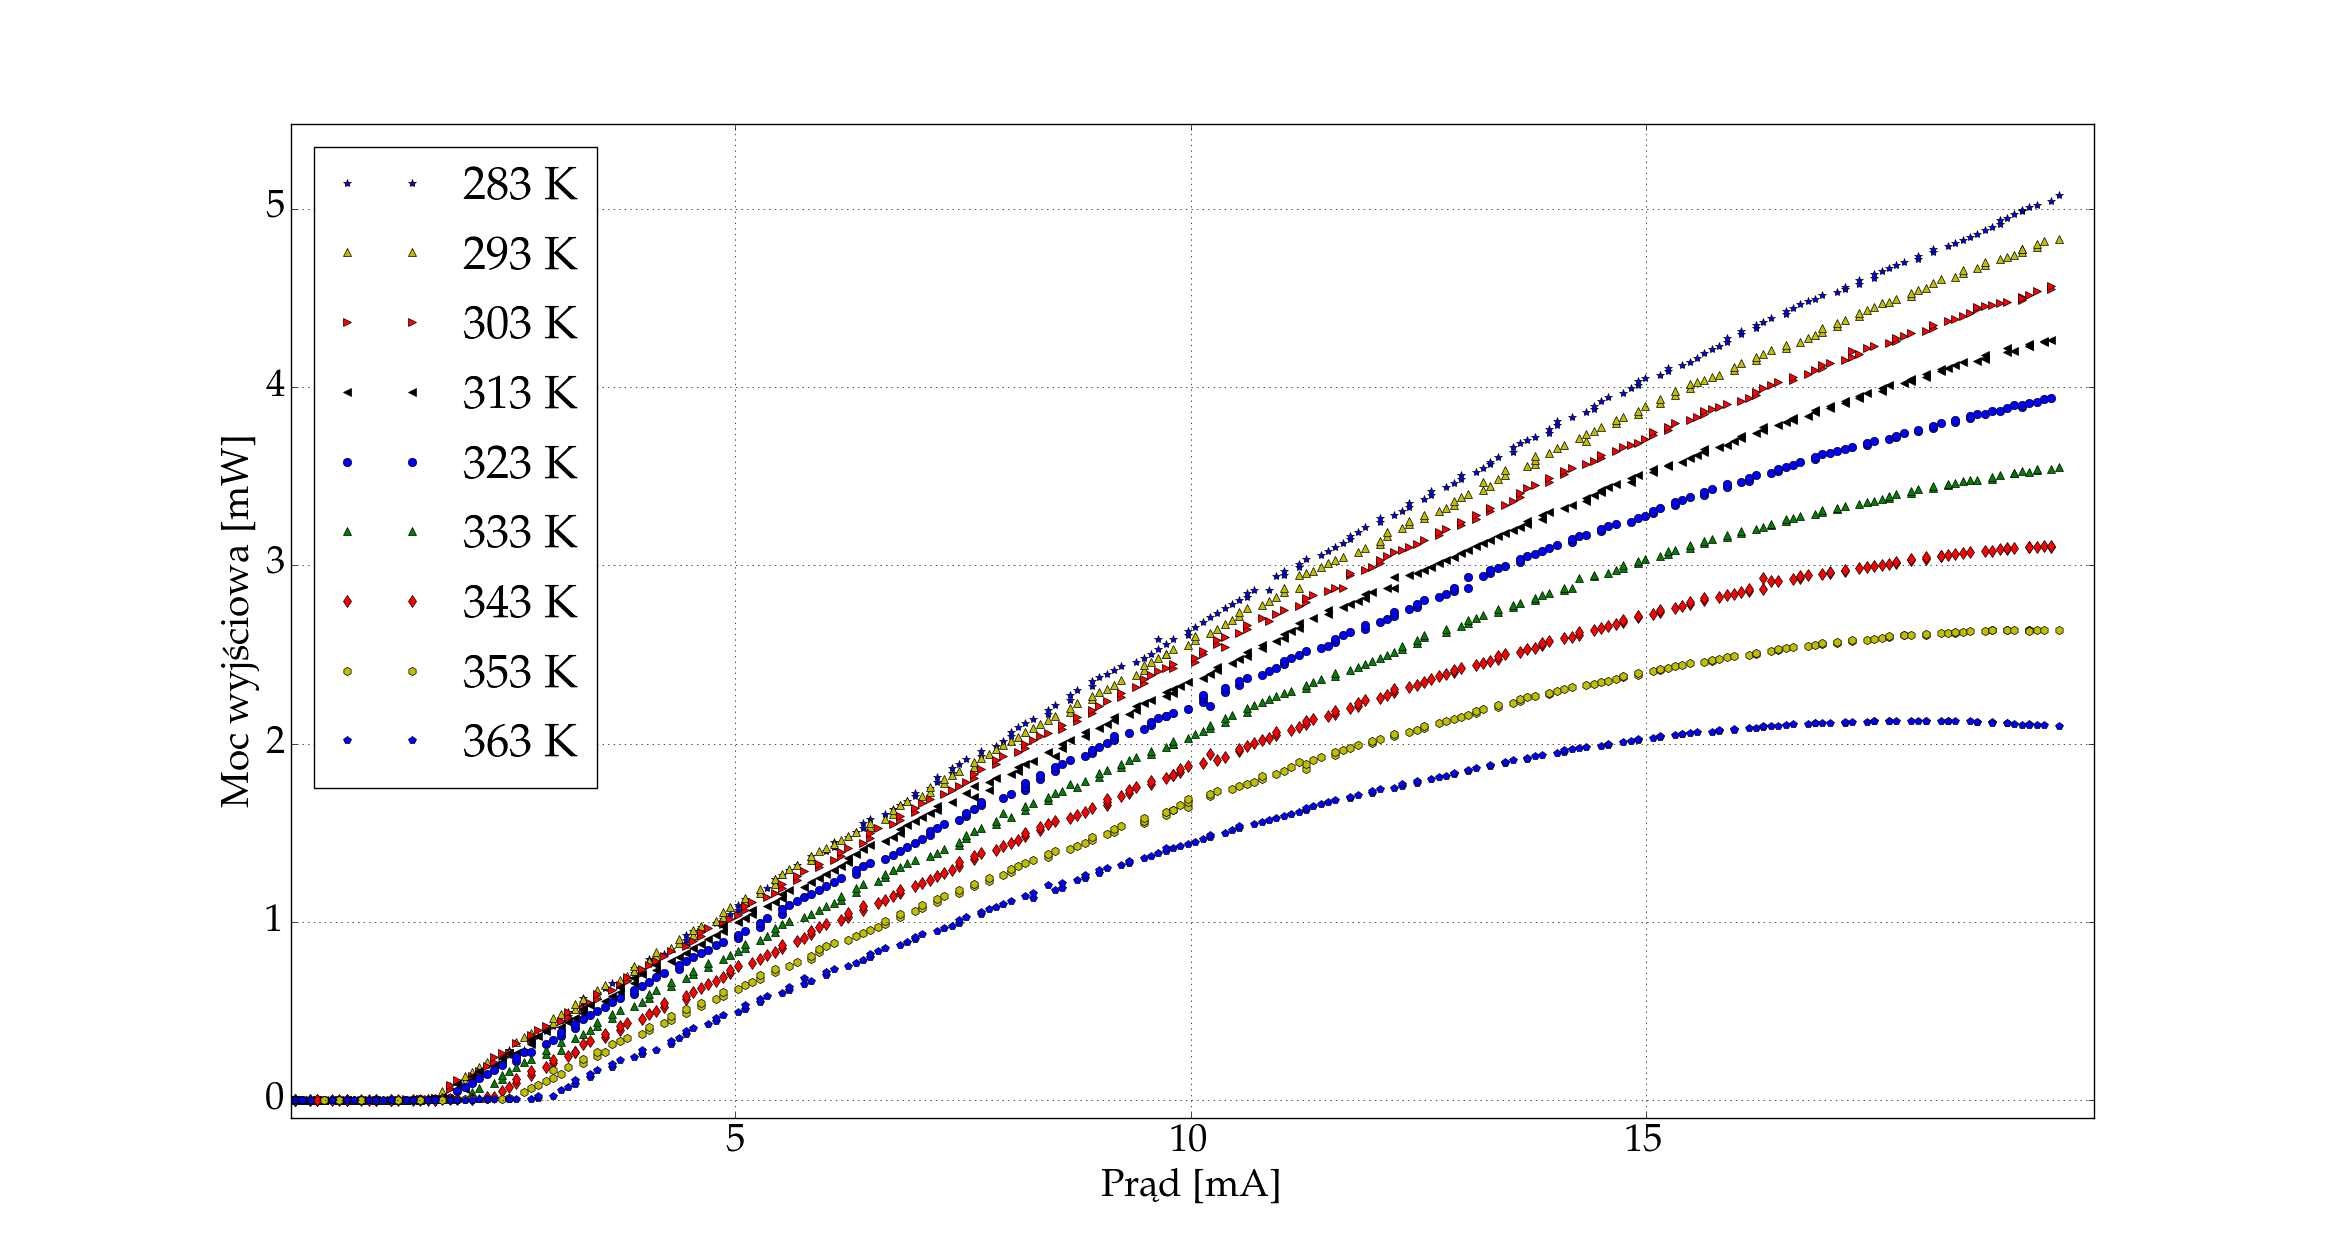

Python code for this plot:
import matplotlib
matplotlib.use('qt5Agg')
import matplotlib.pyplot as plt
import numpy as np

plt.rcParams['font.family'] = 'serif'
plt.rcParams['font.serif'] = 'Palatino'
plt.rcParams['text.usetex'] = True
plt.rcParams['text.latex.unicode'] = True
plt.rcParams.update({'font.size': 28})
plt.rcParams['text.latex.preamble'] = r'\usepackage[T1]{polski}'

current_10, voltage_10, power_10 = np.loadtxt("temp_10.txt", unpack=True, skiprows=1)
current_20, voltage_20, power_20 = np.loadtxt("temp_20.txt", unpack=True, skiprows=1)
current_30, voltage_30, power_30 = np.loadtxt("temp_30.txt", unpack=True, skiprows=1)
current_40, voltage_40, power_40 = np.loadtxt("temp_40.txt", unpack=True, skiprows=1)
current_50, voltage_50, power_50 = np.loadtxt("temp_50.txt", unpack=True, skiprows=1)
current_60, voltage_60, power_60 = np.loadtxt("temp_60.txt", unpack=True, skiprows=1)
current_70, voltage_70, power_70 = np.loadtxt("temp_70.txt", unpack=True, skiprows=1)
current_80, voltage_80, power_80 = np.loadtxt("temp_80.txt", unpack=True, skiprows=1)
current_90, voltage_90, power_90 = np.loadtxt("temp_90.txt", unpack=True, skiprows=1)

fig, ax1 = plt.subplots()
ax1.plot(current_10, power_10, 'b*', label="283 K")
ax1.plot(current_20, power_20, 'y^', label="293 K")
ax1.plot(current_30, power_30, 'r>', label="303 K")
ax1.plot(current_40, power_40, 'k<', label="313 K")
ax1.plot(current_50, power_50, 'bo', label="323 K")
ax1.plot(current_60, power_60, 'g^', label="333 K")
ax1.plot(current_70, power_70, 'rd', label="343 K")
ax1.plot(current_80, power_80, 'yh', label="353 K")
ax1.plot(current_90, power_90, 'bp', label="363 K")

ax1.set_xticks(list(np.linspace(0., 0.02, 5)))
ax1.set_xticklabels(np.linspace(0., 20, 5, dtype=int))
ax1.set_yticks(list(np.linspace(0, 0.006, 7)))
ax1.set_yticklabels(list(np.linspace(0, 6, 7, dtype=int)))
ax1.set_xlabel('Prąd [mA]')
ax1.set_ylabel('Moc wyjściowa [mW]')
plt.grid(True)
plt.legend(loc=2)
plt.show()
